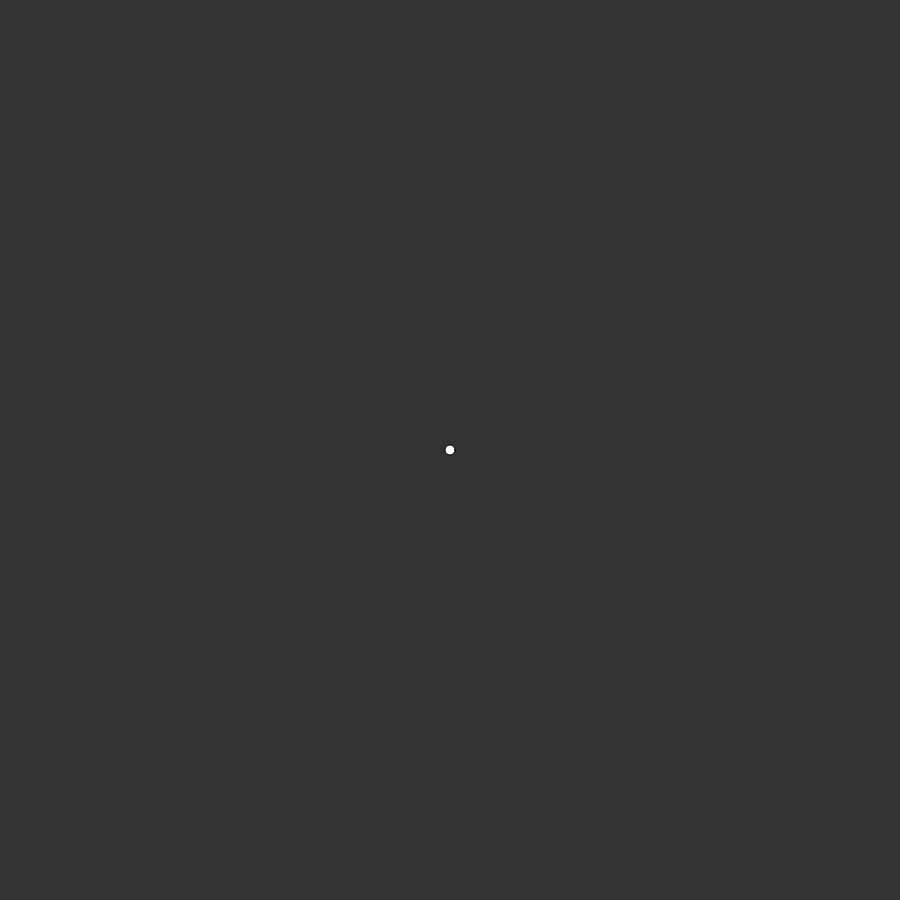
Frame 1 (no input)
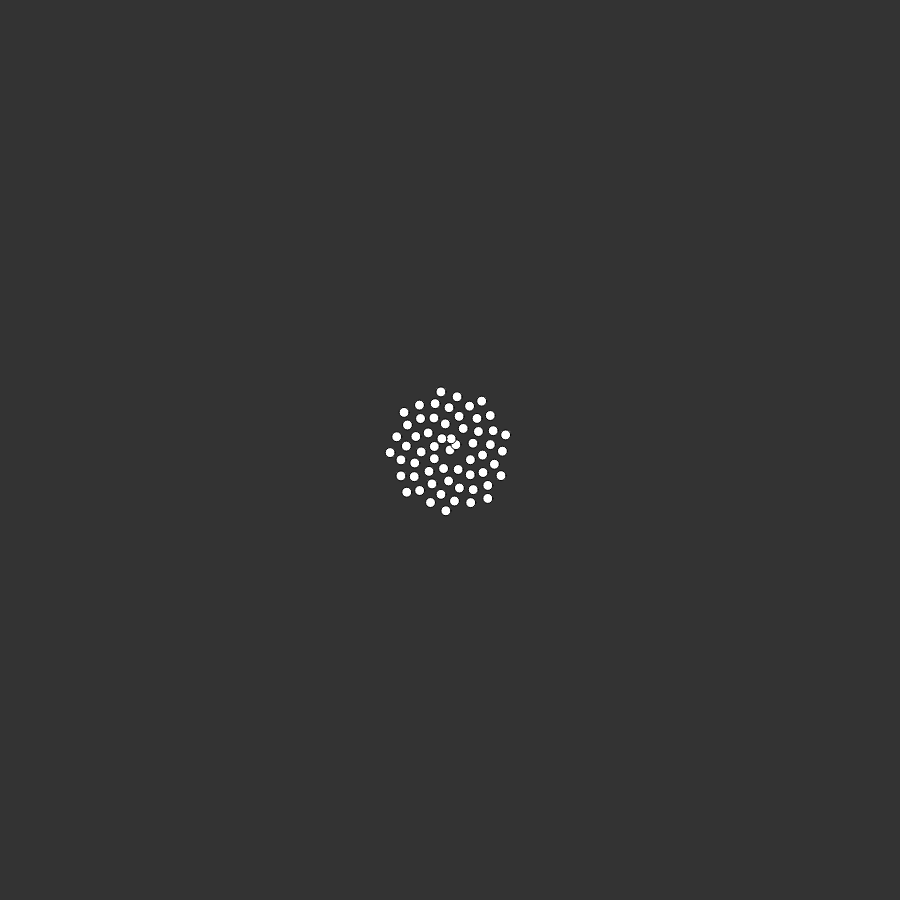
Frame 60 (no input)
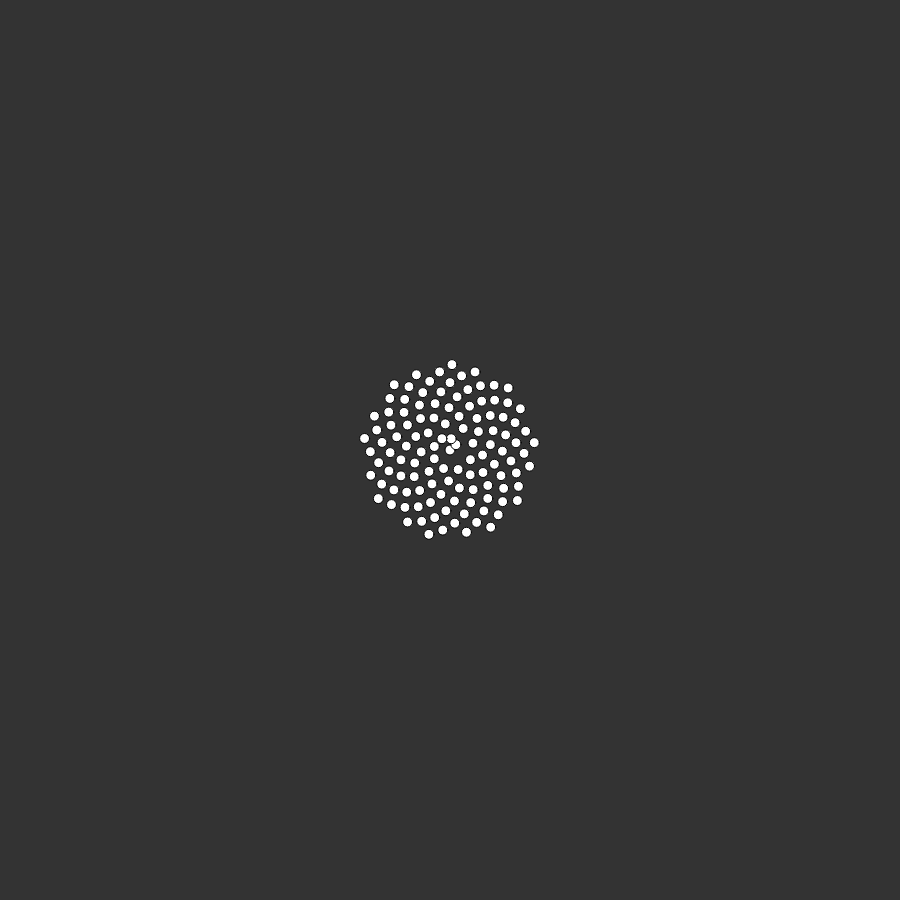
Frame 120 (the mouse pressed at the canvas centre since frame 60)

The p5.js sketch that drew these frames (run headless with seeded random() and noise() and a simulated clock; from frame 60 on, the mouse is pressed at the canvas centre):

// p5.js sketch
// ── sketch.js
let phi;
let r;
let n = 0;
let c = 8;

function setup() {
    createCanvas(900, 900);
    background(51);

}



function draw() {

    translate(width/2, height/2);

    phi = n * 137.5;
    r = c * sqrt(n);

    let x = r * cos(phi);
    let y = r * sin(phi);


    stroke(0);
    ellipse(x, y, 10, 10);


    n++;

}
